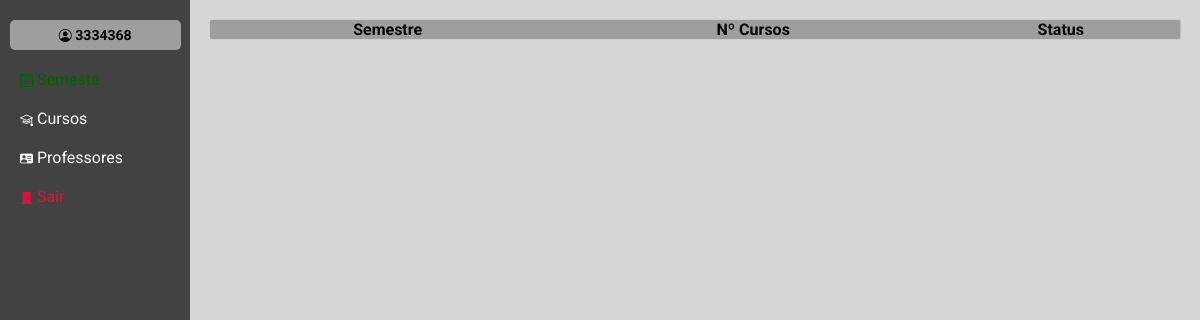
/semestre/ (signed in), run on an earlier commit of the app's database.
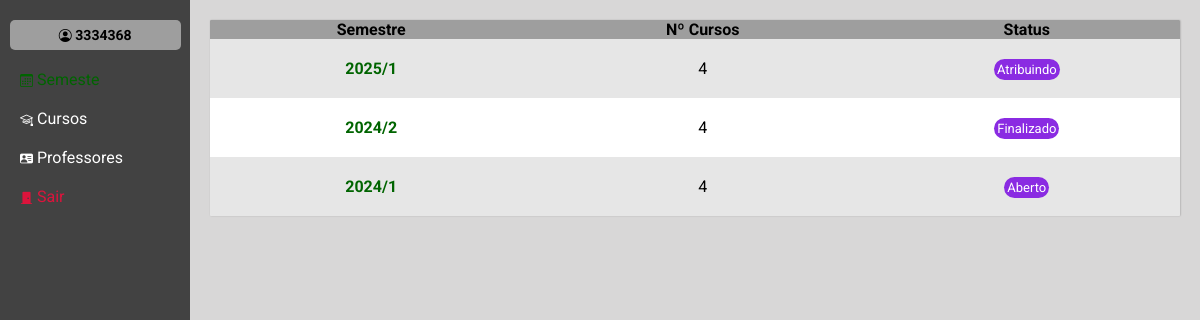
And on a later commit of the database.
### core/models.py (models this page shows)
class Semestre(models.Model):
    semestre = models.CharField( max_length=50)
    cursos = models.ManyToManyField(Curso, verbose_name="curso", blank=True)
    status = models.ForeignKey(Status, verbose_name='status', on_delete=models.SET_NULL, null=True, blank=True)
    date_create = models.DateTimeField(default=timezone.now)
    disciplinas = models.ManyToManyField(Disciplina, verbose_name='disciplina', blank=True)
    def __str__(self) -> str:
        return self.semestre

class Status(models.Model):
    status = models.CharField(max_length=16)
    def __str__(self) -> str:
        return self.status

### core/views.py (the view, shortened to what this page needs)
# urls.py: path('semestre/', views.semestre, name='semestre'),
@login_required(login_url="/login")
def semestre(request):
    semestre = Semestre.objects.all().order_by('-id')
    cursos = Curso.objects.all()
    disciplinas = Disciplina.objects.all().order_by('curso')
    context = {
        'semestre':semestre,
        'cursos':cursos,
        'disciplinas':disciplinas,
    }
    return render(request, 'semestre.html', context)

### core/models.py (called while the page is built)
    def __str__(self) -> str:
        return self.curso

### core/templates/semestre.html (shortened to what this page needs)
{% extends "base.html" %}
{% block conteudo %}
<table id="semestre">
    <thead>
        <tr>
            <th>Semestre</th>
            <th>Nº Cursos</th>
            <th>Status</th>
        </tr>
    </thead>
    <tbody>
       {% for i in semestre %}
            <tr>
                    <td class="colum-1"><a href="{% url 'select_semestre' i.id %}"><strong>{{i}}</strong></a></td>
                    <td class="colum-2">{{i.cursos.all.count}}</td>
                    <td class="colum-3"><span id="marcador" class="color-roxo"> {{i.status}}</span></td>
            </tr>
       {% endfor %}
    </tbody>
</table>
{% endblock conteudo %}

What changed in the data, as far as the page shows it:
added Semestre: semestre "2025/1", cursos.all.count "4", status "Atribuindo"
added Semestre: semestre "2024/2", cursos.all.count "4", status "Finalizado"
added Semestre: semestre "2024/1", cursos.all.count "4", status "Aberto"
